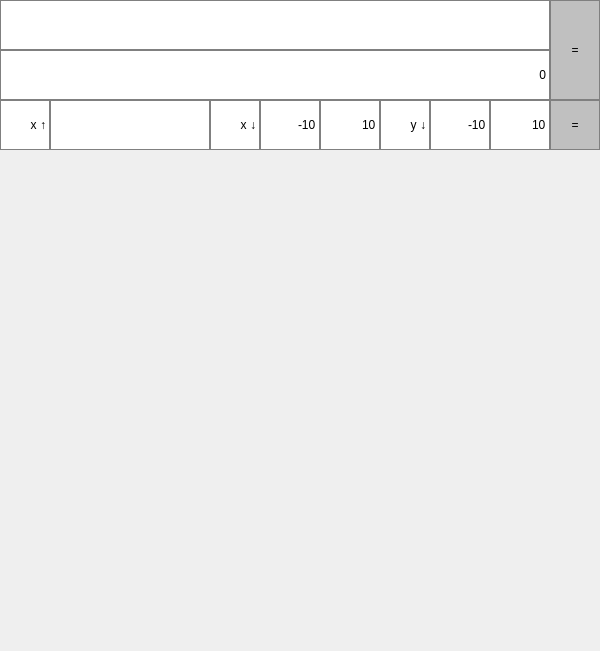
<?xml version="1.0" encoding="UTF-8"?>
<ui version="4.0">
 <class>MainWindow</class>
 <widget class="QMainWindow" name="MainWindow">
  <property name="geometry">
   <rect>
    <x>0</x>
    <y>0</y>
    <width>600</width>
    <height>651</height>
   </rect>
  </property>
  <property name="windowTitle">
   <string>SmartCalc v2.0</string>
  </property>
  <widget class="QWidget" name="centralwidget">
   <widget class="QLabel" name="OutputLine">
    <property name="geometry">
     <rect>
      <x>0</x>
      <y>50</y>
      <width>550</width>
      <height>50</height>
     </rect>
    </property>
    <property name="styleSheet">
     <string notr="true">QLabel {
	border: 1px solid gray;
	background-color: white;
	color: black;
}</string>
    </property>
    <property name="text">
     <string>0</string>
    </property>
    <property name="alignment">
     <set>Qt::AlignRight|Qt::AlignTrailing|Qt::AlignVCenter</set>
    </property>
    <property name="margin">
     <number>10</number>
    </property>
    <property name="textInteractionFlags">
     <set>Qt::LinksAccessibleByKeyboard|Qt::LinksAccessibleByMouse|Qt::TextBrowserInteraction|Qt::TextSelectableByKeyboard|Qt::TextSelectableByMouse</set>
    </property>
   </widget>
   <widget class="QPushButton" name="pushButton_enter">
    <property name="geometry">
     <rect>
      <x>550</x>
      <y>0</y>
      <width>50</width>
      <height>100</height>
     </rect>
    </property>
    <property name="styleSheet">
     <string notr="true">QPushButton {
	border: 1px solid gray;
	background-color: silver;
	color: black;
}

QPushButton::pressed {
	border: 1px solid black;
	background-color: grey;
	color: black;
}</string>
    </property>
    <property name="text">
     <string>=</string>
    </property>
   </widget>
   <widget class="QLineEdit" name="InputExpressionLine">
    <property name="geometry">
     <rect>
      <x>0</x>
      <y>0</y>
      <width>550</width>
      <height>50</height>
     </rect>
    </property>
    <property name="styleSheet">
     <string notr="true">QLineEdit {
	border: 1px solid gray;
	background-color: white;
	color: black;
}</string>
    </property>
    <property name="text">
     <string/>
    </property>
    <property name="alignment">
     <set>Qt::AlignRight|Qt::AlignTrailing|Qt::AlignVCenter</set>
    </property>
   </widget>
   <widget class="QLineEdit" name="InputVarLine">
    <property name="geometry">
     <rect>
      <x>50</x>
      <y>100</y>
      <width>160</width>
      <height>50</height>
     </rect>
    </property>
    <property name="styleSheet">
     <string notr="true">QLineEdit {
	border: 1px solid gray;
	background-color: white;
	color: black;
}</string>
    </property>
    <property name="text">
     <string/>
    </property>
    <property name="alignment">
     <set>Qt::AlignRight|Qt::AlignTrailing|Qt::AlignVCenter</set>
    </property>
   </widget>
   <widget class="QLabel" name="x_value_calc">
    <property name="geometry">
     <rect>
      <x>0</x>
      <y>100</y>
      <width>50</width>
      <height>50</height>
     </rect>
    </property>
    <property name="styleSheet">
     <string notr="true">QLabel {
	border: 1px solid gray;
	background-color: white;
	color: black;
}</string>
    </property>
    <property name="text">
     <string>x ↑</string>
    </property>
    <property name="alignment">
     <set>Qt::AlignRight|Qt::AlignTrailing|Qt::AlignVCenter</set>
    </property>
    <property name="margin">
     <number>10</number>
    </property>
   </widget>
   <widget class="QPushButton" name="pushButton_plot">
    <property name="geometry">
     <rect>
      <x>550</x>
      <y>100</y>
      <width>50</width>
      <height>50</height>
     </rect>
    </property>
    <property name="styleSheet">
     <string notr="true">QPushButton {
	border: 1px solid gray;
	background-color: silver;
	color: black;
}

QPushButton::pressed {
	border: 1px solid black;
	background-color: grey;
	color: black;
}</string>
    </property>
    <property name="text">
     <string>=</string>
    </property>
   </widget>
   <widget class="QCustomPlot" name="widget" native="true">
    <property name="geometry">
     <rect>
      <x>0</x>
      <y>151</y>
      <width>600</width>
      <height>500</height>
     </rect>
    </property>
    <property name="autoFillBackground">
     <bool>false</bool>
    </property>
   </widget>
   <widget class="QLineEdit" name="InputAxisRangeXmin">
    <property name="geometry">
     <rect>
      <x>260</x>
      <y>100</y>
      <width>60</width>
      <height>50</height>
     </rect>
    </property>
    <property name="styleSheet">
     <string notr="true">QLineEdit {
	border: 1px solid gray;
	background-color: white;
	color: black;
}</string>
    </property>
    <property name="text">
     <string>-10</string>
    </property>
    <property name="alignment">
     <set>Qt::AlignRight|Qt::AlignTrailing|Qt::AlignVCenter</set>
    </property>
   </widget>
   <widget class="QLineEdit" name="InputAxisRangeXmax">
    <property name="geometry">
     <rect>
      <x>320</x>
      <y>100</y>
      <width>60</width>
      <height>50</height>
     </rect>
    </property>
    <property name="styleSheet">
     <string notr="true">QLineEdit {
	border: 1px solid gray;
	background-color: white;
	color: black;
}</string>
    </property>
    <property name="text">
     <string>10</string>
    </property>
    <property name="alignment">
     <set>Qt::AlignRight|Qt::AlignTrailing|Qt::AlignVCenter</set>
    </property>
   </widget>
   <widget class="QLabel" name="x_value_graf">
    <property name="geometry">
     <rect>
      <x>210</x>
      <y>100</y>
      <width>50</width>
      <height>50</height>
     </rect>
    </property>
    <property name="styleSheet">
     <string notr="true">QLabel {
	border: 1px solid gray;
	background-color: white;
	color: black;
}</string>
    </property>
    <property name="text">
     <string>x ↓</string>
    </property>
    <property name="alignment">
     <set>Qt::AlignRight|Qt::AlignTrailing|Qt::AlignVCenter</set>
    </property>
    <property name="margin">
     <number>10</number>
    </property>
   </widget>
   <widget class="QLabel" name="y_value_graf">
    <property name="geometry">
     <rect>
      <x>380</x>
      <y>100</y>
      <width>50</width>
      <height>50</height>
     </rect>
    </property>
    <property name="styleSheet">
     <string notr="true">QLabel {
	border: 1px solid gray;
	background-color: white;
	color: black;
}</string>
    </property>
    <property name="text">
     <string>y ↓</string>
    </property>
    <property name="alignment">
     <set>Qt::AlignRight|Qt::AlignTrailing|Qt::AlignVCenter</set>
    </property>
    <property name="margin">
     <number>10</number>
    </property>
   </widget>
   <widget class="QLineEdit" name="InputAxisRangeYmin">
    <property name="geometry">
     <rect>
      <x>430</x>
      <y>100</y>
      <width>60</width>
      <height>50</height>
     </rect>
    </property>
    <property name="styleSheet">
     <string notr="true">QLineEdit {
	border: 1px solid gray;
	background-color: white;
	color: black;
}</string>
    </property>
    <property name="text">
     <string>-10</string>
    </property>
    <property name="alignment">
     <set>Qt::AlignRight|Qt::AlignTrailing|Qt::AlignVCenter</set>
    </property>
   </widget>
   <widget class="QLineEdit" name="InputAxisRangeYmax">
    <property name="geometry">
     <rect>
      <x>490</x>
      <y>100</y>
      <width>60</width>
      <height>50</height>
     </rect>
    </property>
    <property name="styleSheet">
     <string notr="true">QLineEdit {
	border: 1px solid gray;
	background-color: white;
	color: black;
}</string>
    </property>
    <property name="text">
     <string>10</string>
    </property>
    <property name="alignment">
     <set>Qt::AlignRight|Qt::AlignTrailing|Qt::AlignVCenter</set>
    </property>
   </widget>
  </widget>
 </widget>
 <customwidgets>
  <customwidget>
   <class>QCustomPlot</class>
   <extends>QWidget</extends>
   <header>qcustomplot.h</header>
   <container>1</container>
  </customwidget>
 </customwidgets>
 <resources/>
 <connections/>
</ui>
